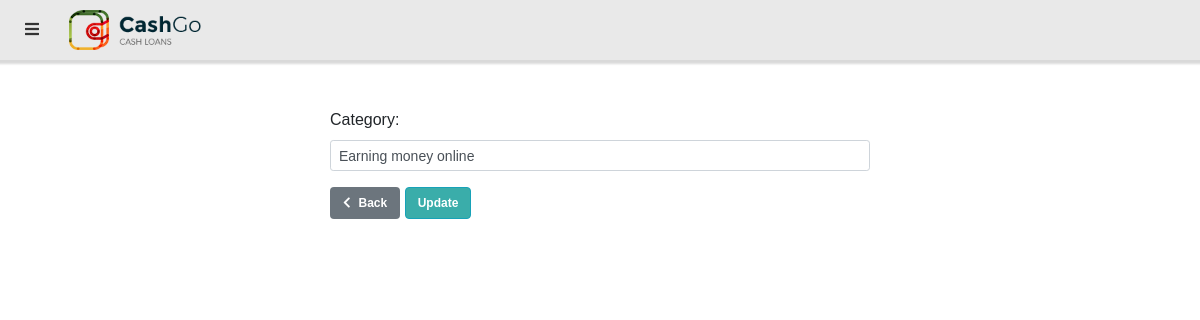
The app's page /admin/edit-post-category.php?edit=1 with its own data.
### tables this page shows
CREATE TABLE `home` (
  `logo` varchar(225) NOT NULL,
  `id` int(11) NOT NULL,
  `title` varchar(255) NOT NULL,
  `hero_img` varchar(225) NOT NULL,
  `tag_line` varchar(255) NOT NULL,
  `card1_title` varchar(255) NOT NULL,
  `card1_content` varchar(255) NOT NULL,
  `card2_title` varchar(255) NOT NULL,
  `card2_content` varchar(255) NOT NULL,
  `card3_title` varchar(255) NOT NULL,
  `card3_content` varchar(255) NOT NULL,
  `card4_title` varchar(255) NOT NULL,
  `card4_content` varchar(255) NOT NULL,
  `s1_line1` varchar(225) NOT NULL,
  `s1_line2` varchar(255) NOT NULL,
  `s1_content` varchar(255) NOT NULL,
  `s2_line1` varchar(225) NOT NULL,
  `s2_line2` varchar(255) NOT NULL,
  `s3_line1` varchar(225) NOT NULL,
  `s3_line2` varchar(255) NOT NULL,
  `s3_title1` varchar(225) NOT NULL,
  `s3_title2` varchar(255) NOT NULL,
  `s3_title3` varchar(255) NOT NULL,
  `s3_title4` varchar(255) NOT NULL,
  `s3_content1` varchar(225) NOT NULL,
  `s3_content2` varchar(255) NOT NULL,
  `s3_content3` varchar(255) NOT NULL,
  `s3_content4` varchar(255) NOT NULL,
  `t1_link` varchar(225) NOT NULL,
  `t1_content` varchar(255) NOT NULL,
  `t1_name` varchar(255) NOT NULL,
  `t2_link` varchar(225) NOT NULL,
  `t2_content` varchar(255) NOT NULL,
  `t2_name` varchar(255) NOT NULL,
  `t3_link` varchar(225) NOT NULL,
  `t3_content` varchar(255) NOT NULL,
  `t3_name` varchar(255) NOT NULL
);

CREATE TABLE `post_category` (
  `id` int(11) NOT NULL,
  `category` varchar(255) NOT NULL
);

### admin/edit-post-category.php (the view, shortened to what this page needs)
<?php include "../includes/db.php"; ?>
<?php
    $query="SELECT * FROM `home`";
    $q_res=mysqli_query($con,$query);
    $row=mysqli_fetch_assoc($q_res);
    $currentLogo=$row['logo'];
?>
<?php include "includes/header.php"; ?>
<?php
    if(isset($_GET['edit'])){
    $edit_id=$_GET['edit'];
    $query="SELECT * FROM `post_category` WHERE `id`='$edit_id'";
    $q_res=mysqli_query($con,$query);
    $row=mysqli_fetch_assoc($q_res);
    $category=$row['category'];
?>
<div class="container">
    <div class="row py-5">
        <div class="col col-6 offset-3">
            <form action="#" method="post">
                <div class="form-group">
                    <label for="category">Category:</label>
                    <input type="text" class="form-control form-control-sm" name="category" id="category" value="<?php echo $category; ?>" required>
                </div>
                <div class="form-group">
                    <a href="post-categories.php" class="btn" style="background-color:#6c757d;"><i class="fa fa-chevron-left mr-2"></i>Back</a>
                    <input type="submit" class="btn btn-info" name="update" value="Update">
                </div>
            </form>
        </div>
    </div>
</div>
<?php
    }
?>
<?php include "includes/footer.php"; ?>

### admin/includes/header.php (shortened to what this page needs)
<!DOCTYPE html>
<html lang="en">
<head>
    <link rel="stylesheet" href="https://maxcdn.bootstrapcdn.com/bootstrap/4.5.2/css/bootstrap.min.css">
    <link rel="stylesheet" href="https://cdnjs.cloudflare.com/ajax/libs/font-awesome/4.7.0/css/font-awesome.min.css">
    <link rel="stylesheet" href="https://use.fontawesome.com/releases/v5.12.0/css/all.css">
    <link rel="stylesheet" href="https://cdn.datatables.net/1.10.22/css/dataTables.bootstrap4.min.css">
    <link rel="stylesheet" href="
https://cdn.datatables.net/responsive/2.2.6/css/responsive.bootstrap4.min.css">
    <link rel="stylesheet" href="assets/css/styles.css">
    <link rel="stylesheet" href="assets/css/menu_bar.css">
</head>
<body>
   <div class="nav_bar">
      <a href="#">
      <i class="fa fa-bars"></i>
      </a>
       <img style="width:132px;" src="../assets/img/<?php echo $currentLogo; ?>" alt="backgound image">
   </div>

### admin/assets/css/styles.css (style rules this page uses)
body { overflow-x: hidden; }
.btn { background-color: #3aadaa; font-family: Montserrat, sans-serif; font-size: 12px; font-weight: 600; color: #fff; }
body { font-family: 'Poppins', sans-serif !important; }

### admin/assets/css/menu_bar.css (style rules this page uses)
*,ul,li { margin: 0; padding: 0; box-sizing: border-box; }
body { position: relative; }
.nav_bar { position: relative; z-index: 1000; background-color: #e9e9e9; padding: 10px 25px; display: flex; align-items: center; box-shadow: 0 2px 2px 2px rgba(0,0,0,0.15); }
.nav_bar>a { margin-right: 30px; }
.nav_bar>a>i { color: #333; }

### records on screen
home: logo (picture)
post_category: category "Earning money online"
